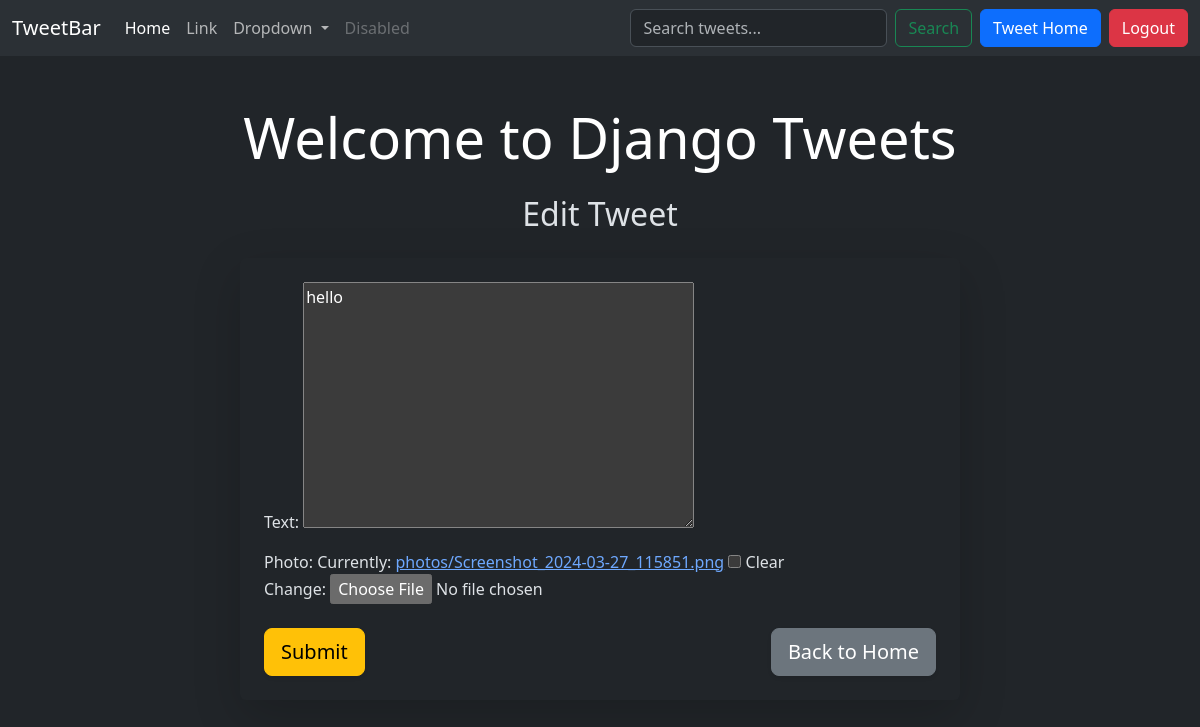
/tweetup/5/edit/ (signed in), run on an earlier commit of the app's database.
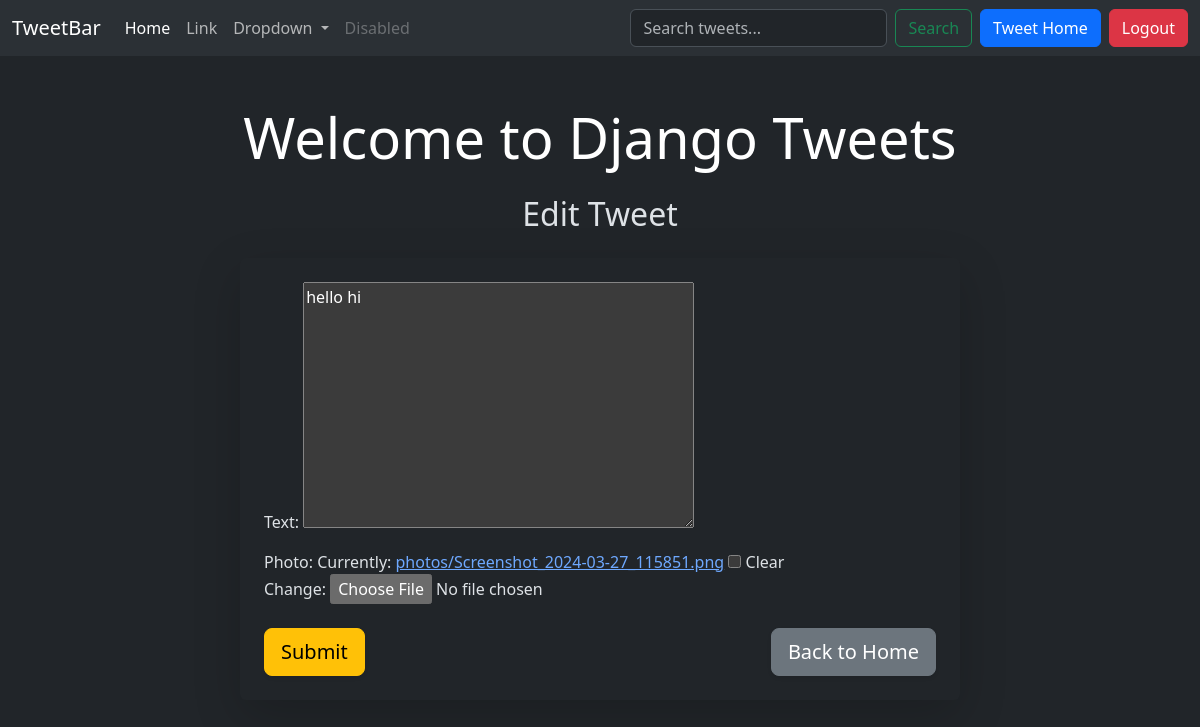
And on a later commit of the database.
### tweetup/models.py (models this page shows, shortened)
class Tweet(models.Model):
    user = models.ForeignKey(User, on_delete=models.CASCADE)
    text = models.TextField(max_length=240)
    photo = models.ImageField(upload_to="photos/", blank=True, null=True)
    created_at = models.DateTimeField(auto_now_add=True)
    updated_at = models.DateTimeField(auto_now=True)

### tweetup/views.py (the view)
# urls.py: path('<int:tweet_id>/edit/', views.tweet_edit,name='tweet_edit'),
@login_required
def tweet_edit(request,tweet_id):
    tweet=get_object_or_404(Tweet,pk=tweet_id,user=
                            request.user)
    if request.method=='POST':
      form=TweetForm(request.POST,request.FILES,
       instance=tweet)
      if form.is_valid():
          tweet=form.save(commit=False)
          tweet.user=request.user
          tweet.save()
          return redirect('tweet_list')
    else:
        form=TweetForm(instance=tweet)
    return render(request,'tweet_form.html',{'form':form})

### tweetup/forms.py
class TweetForm(forms.ModelForm):
    class Meta:
        model=Tweet
        fields=['text','photo']

### tweetup/templates/tweet_form.html (shortened to what this page needs)
{% extends "layout.html" %}
{% block content %}
<div class="container mt-5">
    <h1 class="text-center text-white display-4"> Welcome to Django Tweets </h1>
    <h2 class="text-center mt-4">
        {% if form.instance.pk %}
            Edit Tweet
        {% else %}
            Create Tweet
        {% endif %}
    </h2>
    <div class="row justify-content-center mt-4">
        <div class="col-md-8">
            <div class="card shadow-lg p-4 border-0">
                <form method="post" enctype="multipart/form-data" class="form">
                    {{ form.as_p }}
                    <div class="d-flex justify-content-between mt-4">
                        <button class="btn btn-warning btn-lg shadow-sm" type="submit">
                             Submit
                        </button>
                        <a href="{% url 'tweet_list' %}" class="btn btn-secondary btn-lg shadow-sm">
                             Back to Home
                        </a>
                    </div>
                </form>
            </div>
        </div>
    </div>
</div>
{% endblock %}

What changed in the data, as far as the page shows it:
changed Tweet: text "hello" → "hello hi"
